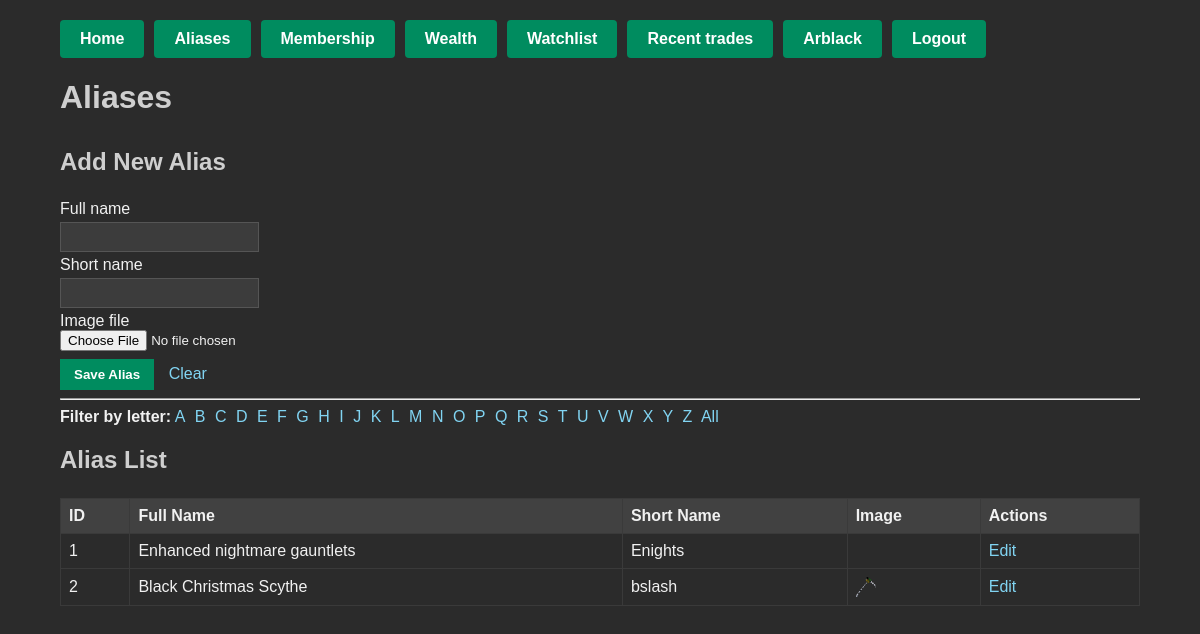
Page /alias/ (signed in) on the committed database.
### trades/models.py (models this page shows, shortened)
class Alias(models.Model):
    full_name = models.CharField(max_length=200, unique=False)
    short_name = models.CharField(max_length=100, blank=True)
    image_path = models.CharField(max_length=300, blank=True)
    image_file = models.ImageField(upload_to='aliases/', blank=True, null=True)

### trades/views.py (the view)
# urls.py: path('alias/', views.alias_list, name='alias_list'),
def alias_list(request):
    if not request.user.is_authenticated:
        return redirect('trades:login_view')
    edit_alias = None
    if 'edit_id' in request.GET:
        edit_id = request.GET['edit_id']
        edit_alias = get_object_or_404(Alias, id=edit_id)
    if request.method == 'POST':
        alias_id = request.POST.get('alias_id', '')
        if alias_id:
            alias_obj = get_object_or_404(Alias, id=alias_id)
            form = AliasForm(request.POST, request.FILES, instance=alias_obj)
        else:
            form = AliasForm(request.POST, request.FILES)
        if form.is_valid():
            form.save()
            messages.success(request, "Alias saved!")
            return redirect('trades:alias_list')
        else:
            messages.error(request, "Error saving alias.")
    else:
        if edit_alias:
            form = AliasForm(instance=edit_alias)
        else:
            form = AliasForm()
    letter = request.GET.get('letter', '')
    if letter:
        aliases = Alias.objects.filter(short_name__istartswith=letter).order_by('short_name')
    else:
        aliases = Alias.objects.all().order_by('short_name')
    letters = [chr(i) for i in range(ord('A'), ord('Z') + 1)]
    return render(request, 'trades/alias_list.html', {
        'form': form,
        'aliases': aliases,
        'edit_alias': edit_alias,
        'letters': letters,
    })

### trades/forms.py
class AliasForm(forms.ModelForm):
    class Meta:
        model = Alias
        fields = ['full_name', 'short_name', 'image_file']

### trades/templates/trades/alias_list.html (shortened to what this page needs)
{% load static %}
<!DOCTYPE html>
<html>
<head>
    <link rel="stylesheet" href="{% static 'trades/css/dark_theme.css' %}">
</head>
<body>
<div class="container">
    <div class="top-nav">
        <ul class="nav-buttons">
            <li><a href="{% url 'trades:index' %}">Home</a></li>
            <li><a href="{% url 'trades:alias_list' %}">Aliases</a></li>
            <li><a href="{% url 'trades:membership_list' %}">Membership</a></li>
            <li><a href="{% url 'trades:wealth_list' %}">Wealth</a></li>
            <li><a href="{% url 'trades:watchlist_list' %}">Watchlist</a></li>
            <li><a href="{% url 'trades:recent_trades' %}">Recent trades</a></li>
            {% if user.is_authenticated %}
                <li><a href="{% url 'trades:account_page' %}">{{ user.username }}</a></li>
                <li><a href="{% url 'trades:logout_view' %}">Logout</a></li>
            {% else %}
                <li><a href="{% url 'trades:login_view' %}">Account</a></li>
            {% endif %}
        </ul>
    </div>
    <h1>Aliases</h1>
    <form method="post" enctype="multipart/form-data">
        {% if edit_alias %}
            <input type="hidden" name="alias_id" value="{{ edit_alias.id }}">
            <h2>Editing Alias #{{ edit_alias.id }}</h2>
        {% else %}
            <h2>Add New Alias</h2>
        {% endif %}
        {{ form.full_name.label }}<br>
        {{ form.full_name }}<br>
        {{ form.short_name.label }}<br>
        {{ form.short_name }}<br>
        {{ form.image_file.label }}<br>
        {{ form.image_file }}<br>
        <button type="submit">Save Alias</button>
        <a href="{% url 'trades:alias_list' %}" style="margin-left:10px;">Clear</a>
    </form>
    <hr>
    <div class="letter-filter">
      <strong>Filter by letter:</strong>
      {% for l in letters %}
        <a href="?letter={{ l }}">{{ l }}</a>
      {% endfor %}
      <a href="?letter=">All</a>
    </div>
    <h2>Alias List</h2>
    <table>
        <thead>
            <tr>
                <th>ID</th>
                <th>Full Name</th>
                <th>Short Name</th>
                <th>Image</th>
                <th>Actions</th>
            </tr>
        </thead>
        <tbody>
        {% for alias in aliases %}
            <tr>
                <td>{{ alias.id }}</td>
                <td>{{ alias.full_name }}</td>
                <td>{{ alias.short_name }}</td>
                <td>
                    {% if alias.image_file %}
                        <a href="{{ alias.image_file.url }}" target="_blank">
                            <img src="{{ alias.image_file.url }}" class="thumb-img" alt="thumb">
                        </a>
                    {% endif %}
                </td>
                <td>
                    <a href="?edit_id={{ alias.id }}">Edit</a>
                </td>
            </tr>
        {% endfor %}
        </tbody>
    </table>
</div>
</body>
</html>

### trades/static/trades/css/dark_theme.css (style rules this page uses)
html, body { margin: 0; padding: 0; background-color: #2b2b2b; color: #f1f1f1; font-family: Arial, sans-serif; }
.container { width: 90%; margin: 0 auto; padding: 20px; }
h1, h2, h3 { color: #cfcfcf; margin-bottom: 1em; }
table { width: 100%; border-collapse: collapse; margin-top: 1em; }
table, th, td { border: 1px solid #3a3a3a; }
th { background-color: #414141; color: #f1f1f1; text-align: left; padding: 8px; }
td { padding: 8px; }
input[type="text"], input[type="number"], input[type="date"], select { background-color: #3c3c3c; color: #f1f1f1; border: 1px solid #555; padding: 6px 8px; margin: 4px 0; font-size: 14px; }
input[type="submit"], button { background-color: #008c5f; color: #fff; border: none; padding: 8px 14px; cursor: pointer; font-weight: bold; margin-top: 8px; }
a { color: #81d4f2; text-decoration: none; }
form { margin-top: 1em; }
.top-nav { margin-bottom: 20px; }
.top-nav .nav-buttons { list-style: none; display: flex; gap: 10px; padding: 0; margin: 0; }
.top-nav .nav-buttons li a { background-color: #008c5f; color: #fff; padding: 10px 20px; text-decoration: none; border-radius: 4px; font-weight: bold; display: inline-block; }

### trades/templates/trades/alias_list.html (style rules this page uses)
.top-nav { margin-bottom: 20px; }
.top-nav .nav-buttons { list-style: none; display: flex; gap: 10px; padding: 0; margin: 0; }
.top-nav .nav-buttons li a { background-color: #008c5f; color: #fff; padding: 10px 20px; text-decoration: none; border-radius: 4px; font-weight: bold; display: inline-block; }
.letter-filter { margin-bottom: 10px; }
.letter-filter a { margin-right: 5px; }
.thumb-img { width: 20px; height: 20px; vertical-align: middle; }

### rows in the picture
Alias: id "1", full_name "Enhanced nightmare gauntlets", short_name "Enights"
Alias: id "2", full_name "Black Christmas Scythe", short_name "bslash", image_file (picture)

### other values in the picture
{{ user.username }} "Arblack"
{{ l }} "A" "B" "C" "D" "E" "F" "G" "H" "I" "J" "K" "L" "M" "N" "O" "P" "Q" "R" "S" "T" "U" "V" "W" "X" "Y" "Z"
